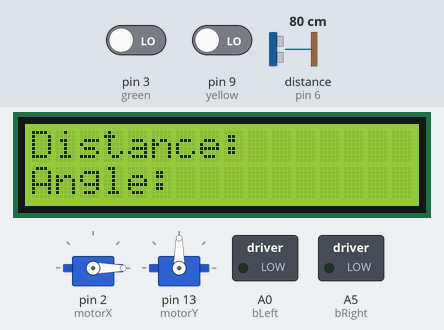
Bench run of a sketch on a simulated Arduino Uno, built with avr-gcc and run on an emulated ATmega328P. Shown: 16×2 character LCD, 2 × servo, switched loads named in the sketch (green lamp = pin HIGH). The inputs (shaded band) are chosen by the test bench; at power-on: pin 9 (yellow) LOW, pin 3 (green) LOW, distance to the obstacle (sensor on pin 6) 80 cm. The echo pulse lasts 58.3 µs per cm; pins used as bus, display or sensor lines are not drawn; what the sketch prints to the serial monitor is not drawn.

Above: at 1.2 s.
1.3 s: pin 9 (yellow) driven HIGH
At 2.0 s:
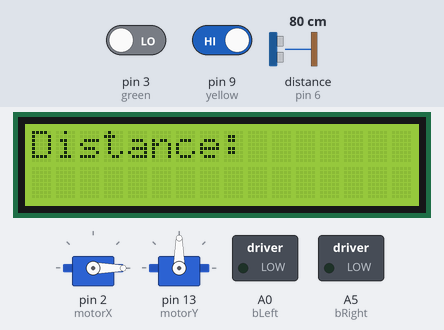
4.3 s: pin 3 (green) driven HIGH
At 4.47 s:
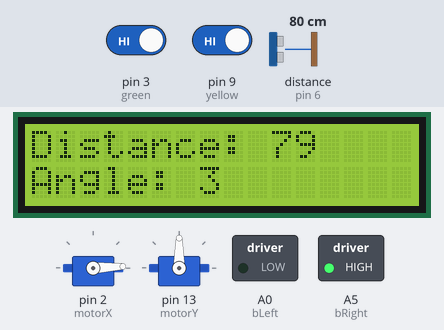
At 5.33 s:
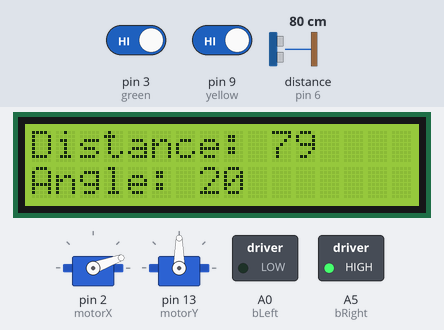
Timing chart, 0 to 17.8 s (numbered marks = the images above; inputs shaded):
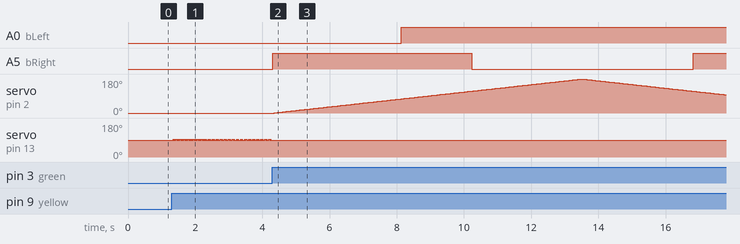

The sketch:

arduinoCode.ino
```cpp
#include <Servo.h>
#include <LiquidCrystal.h>


int bLeft = A0;
int bRight = A5;

//Ultrasonic sensor
int echoPin = 6;
int trigPin = 7;

const int rs = 12, en = 11, d4 = 5, d5 = 4, d6 = 10, d7 = 8;
LiquidCrystal lcd(rs, en, d4, d5, d6, d7);

Servo motorX, motorY;

int green = 3;
int yellow = 9;

void setup() {
  Serial.begin(9600);

  lcd.begin(16, 2);
  lcd.print("Distance: ");
  lcd.setCursor(0, 1);
  lcd.print("Angle: ");

  pinMode(trigPin, OUTPUT); // Sets the trigPin as an OUTPUT
  pinMode(echoPin, INPUT); // Sets the echoPin as an INPUT

  motorX.attach(2);
  motorX.write(0);

  Serial.println("Startup");

  pinMode(green, INPUT);
  pinMode(yellow, INPUT);

  motorY.attach(13);

}

float distanceOut;
String dist;
String angle;
long duration;

String inString;

bool simple, vertical, complete;

bool greenIn = false, yellowIn = false;

bool pastGreen = false, pastYellow = false;

int vertDelay = 100;
int startTime, currTime;

void loop() {
  greenIn = digitalRead(green);
  yellowIn = digitalRead(yellow);

  if (greenIn == true && simple == false) {
    simple = true;
  }
  if (yellowIn == true && vertical == false) {
    vertical = true;
  }

  if (Serial.available() > 0) {
    inString = Serial.readString();
  }

  if (inString == "Simple Sweep\n") {
    simple = true;
  } else if (inString == "testing connection\n") {
    Serial.println("Recieved\n");
  }
  if (simple == true) {
    simple = false;
    inString = "";
    for (int i = 0; i <= 360; i++) {
      int x = i;
      if (i > 180) {
        x = 360 - i;
      }
      motorX.write(x);
      dist = String(int(distance()));
      angle = String(x);

      if (dist.toInt() < 100) {
        if (angle.toInt() < 75) {
          analogWrite(bRight, 200);
          analogWrite(bLeft, LOW);
        } else if (angle.toInt() > 115) {
          analogWrite(bLeft, 200);
          analogWrite(bRight, LOW);
        } else {
          analogWrite(bRight, 200);
          analogWrite(bLeft, 200);
        }
      } else {
        analogWrite(bRight, LOW);
        analogWrite(bLeft, LOW);
      }

      lcd.clear();

      lcd.setCursor(0, 0);
      lcd.print("Distance: " + dist);

      lcd.setCursor(0, 1);
      lcd.print("Angle: " + angle);

      Serial.println("D" + dist + "A" + angle + "\n");
      delay(40);
    }
    lcd.clear();
    lcd.setCursor(0, 0);
    lcd.print("Sweep Done");

    lcd.clear();
    lcd.setCursor(0, 0);
    lcd.print("Distance: ");
    lcd.setCursor(0, 1);
    lcd.print("Angle: ");

  }
  analogWrite(bRight, LOW);
  analogWrite(bLeft, LOW);

  if (vertical == true) {
    motorY.write(95);
    startTime = millis();
    while (currTime < vertDelay) {
      lcd.clear();

      lcd.setCursor(0, 0);
      lcd.print("Distance: " + dist);
      Serial.println("D" + dist + "A" + angle + "\n");
      currTime = millis - startTime;

    }
    motorY.write(90);
  }

}


double distance() {
  digitalWrite(trigPin, LOW);
  delayMicroseconds(2);
  digitalWrite(trigPin, HIGH);
  delayMicroseconds(10);
  digitalWrite(trigPin, LOW);
  duration = pulseIn(echoPin, HIGH);
  distanceOut = duration * 0.034 / 2;
  return distanceOut;
}
```

Measured:
- after the input at 1.3 s, servo on pin 13 (motorY): alternates 95° for 0.02 s and 90° for 0.02 s, starting at once; the display: changes at once (image 1)
- after the input at 4.3 s, A0 (bLeft): LOW → HIGH after 3.8 s; A5 (bRight): LOW → HIGH at once, → LOW 5.9 s later, → HIGH 6.6 s later; servo on pin 2 (motorX): rises from 0° to 180° in 9.1 s, then falls to 96° in 4.3 s; servo on pin 13 (motorY): stops changing and stays 90°; the display: first changes at once (image 2 shows a later state)
